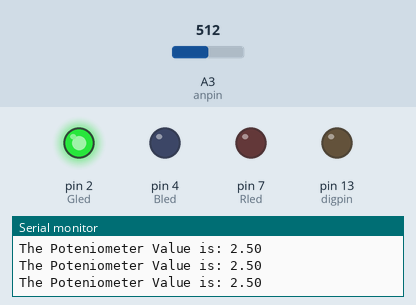
Recording of a sketch running on a simulated Arduino Uno, built with avr-gcc and run on an emulated ATmega328P. On the bench: output pins drawn as LEDs (lit = HIGH), the last lines printed to the serial monitor. Inputs (shaded band) come from the test bench; at power-on: A3 (anpin) = 512.

Above: at 1.2 s.
1.3 s: A3 (anpin) set to 663
2.8 s: A3 (anpin) set to 690
At 3.5 s:
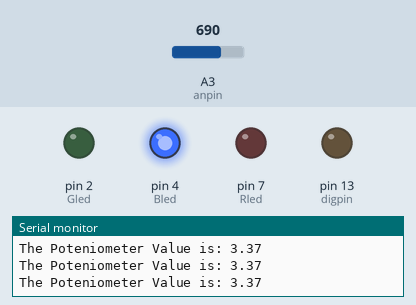
4.3 s: A3 (anpin) set to 862
5.8 s: A3 (anpin) set to 894
At 6.2 s:
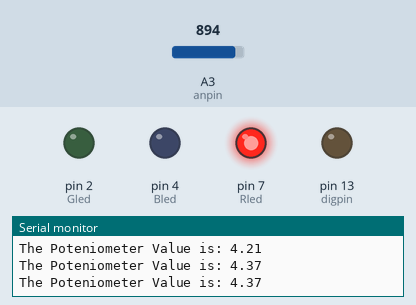
7.3 s: A3 (anpin) set to 716
At 8.6 s:
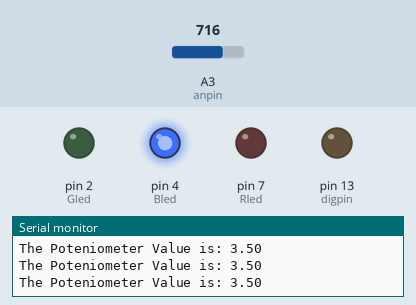
8.9 s: A3 (anpin) set to 900
At 10.2 s:
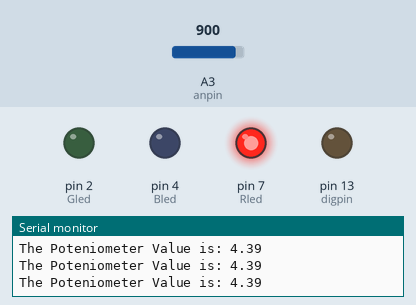
Timing chart, 0 to 11.5 s (numbered marks = the images above; inputs shaded):
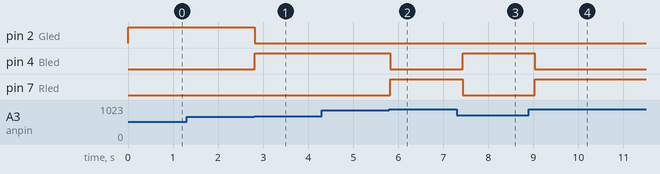

Measured:
- the behaviour switches between 675 and 676 on A3 (anpin) (found by bisection; images 0 and 1)
- the behaviour switches between 880 and 881 on A3 (anpin) (found by bisection; images 1 and 2)
- after the input at 2.8 s, pin 2 (Gled): HIGH → LOW at once; pin 4 (Bled): LOW → HIGH at once
- after the input at 5.8 s, pin 4 (Bled): HIGH → LOW at once; pin 7 (Rled): LOW → HIGH at once
- after the input at 7.3 s, pin 4 (Bled): LOW → HIGH after 0.13 s; pin 7 (Rled): HIGH → LOW after 0.13 s
- after the input at 8.9 s, pin 4 (Bled): HIGH → LOW after 0.13 s; pin 7 (Rled): LOW → HIGH after 0.13 s

The sketch:

analogtest.ino
```cpp
int anpin = A3;
float val = 0;
int delayTime = 200;
int readval = 0;
int digpin = 13;
int Gled = 2;
int Bled = 4;
int Rled = 7;

void setup() {
  // put your setup code here, to run once:
  pinMode(anpin,INPUT);
  pinMode(digpin,OUTPUT);
  pinMode(Gled, OUTPUT);
  pinMode(Bled, OUTPUT);
  pinMode(Rled, OUTPUT);
  Serial.begin(9600);
}

void loop() {
  // put your main code here, to run repeatedly:
  readval = analogRead(anpin);
  val = readval*(5./1024.);//readval;
  Serial.print("The Poteniometer Value is: ");
  Serial.println(val);

  if(val <= 3.3){
    digitalWrite(Gled, HIGH);
    digitalWrite(Rled, LOW);
    digitalWrite(Bled, LOW);
  }
  if (val > 3.3 && val < 4.3){
    digitalWrite(Gled, LOW);
    digitalWrite(Rled, LOW);
    digitalWrite(Bled, HIGH);
  }
  if (val > 4.3){
    digitalWrite(Gled, LOW);
    digitalWrite(Rled, HIGH);
    digitalWrite(Bled, LOW);
  }
  delay(delayTime);
}
```
